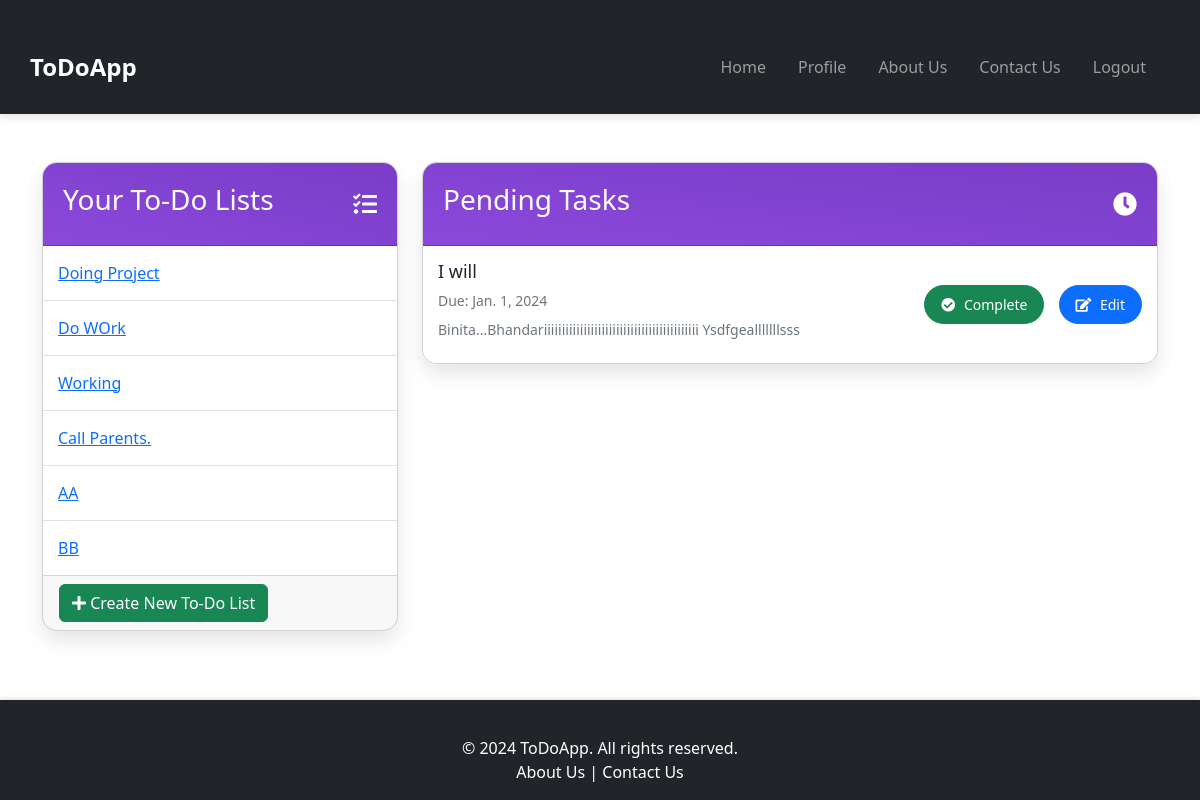
The app's page /home/ (signed in), older data.
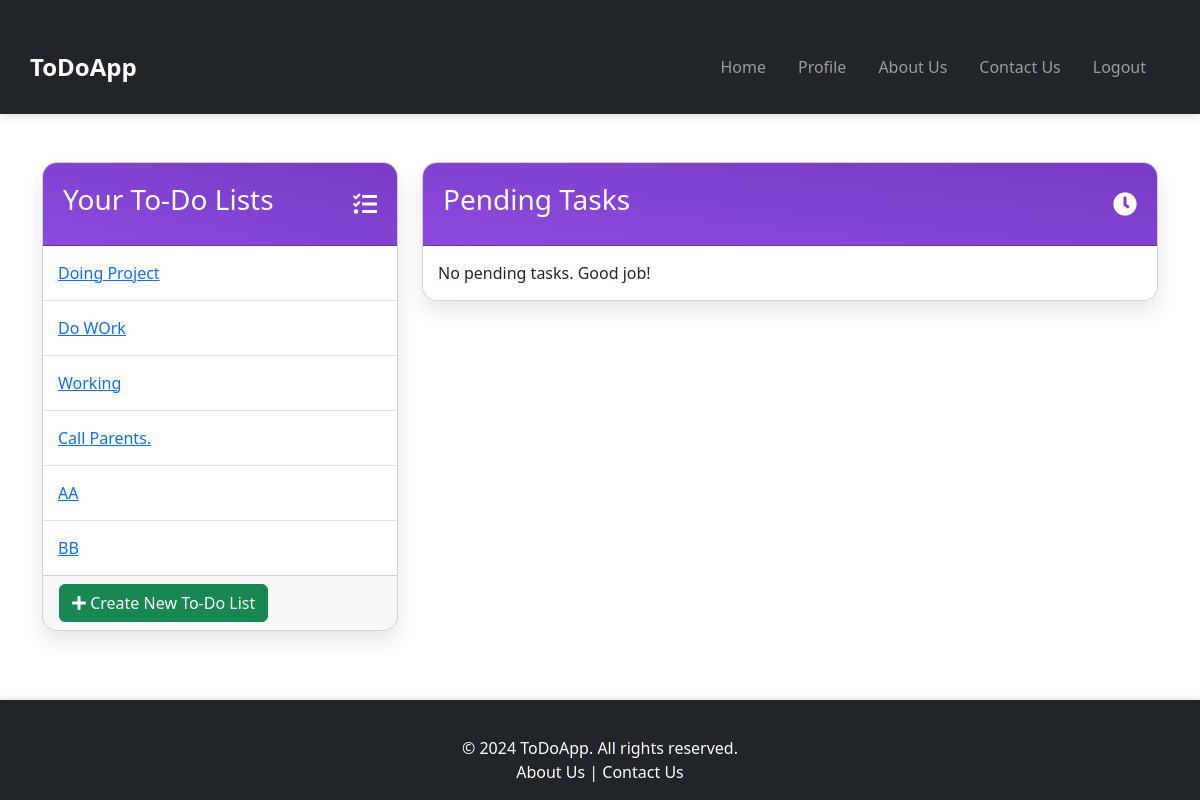
The same page, newer data.
### core/models.py (models this page shows, shortened)
class ToDoList(models.Model):
    title = models.CharField(max_length=200, blank=False, null=True, verbose_name="List Title:")
    description = models.TextField(blank=True, null=True, verbose_name="List Description")
    user = models.ForeignKey(User, on_delete=models.CASCADE, verbose_name="Owner")
    created_at = models.DateTimeField(default=timezone.now, verbose_name="Created At")

class Task(models.Model):
    title = models.CharField(max_length=200, blank=False, null=True, verbose_name="Task Title")
    description = models.TextField(blank=True, null=True, verbose_name="Task Description")
    due_date = models.DateField(blank=True, null=True, verbose_name="Due Date")
    category = models.ForeignKey(Category, on_delete=models.CASCADE, verbose_name="Category")
    priority = models.ForeignKey(Priority, on_delete=models.CASCADE, verbose_name="Priority Level")
    status = models.ForeignKey(Status, on_delete=models.CASCADE, verbose_name="Status", default=1)
    is_completed = models.BooleanField(default=False, verbose_name="Completed")
    created_at = models.DateTimeField(default=timezone.now, verbose_name="Created At")
    updated_at = models.DateTimeField(auto_now=True, verbose_name="Updated At")
    user = models.ForeignKey(User, on_delete=models.CASCADE, verbose_name="Assigned User")
    todo_list = models.ForeignKey(ToDoList, on_delete=models.CASCADE, related_name="tasks")

### core/views.py (the view)
# urls.py: path('home/', homepage, name='home'),
def homepage(request):
    if request.user.is_authenticated:
        todo_lists = ToDoList.objects.filter(user=request.user).select_related('user')
        tasks = Task.objects.filter(user = request.user, is_completed=False).order_by('due_date')
        context = {
            'todo_lists': todo_lists,
            'tasks':tasks
        }
        return render(request=request, template_name="ToDoApp/home.html", context=context)
    else:
        return render(request=request, template_name='ToDoApp/index.html')

### templates/ToDoApp/home.html (shortened to what this page needs)
{% extends 'ToDoApp/base.html' %}
{% load static %}
{% block head %}
<link rel="stylesheet" href="{% static 'css/home.css' %}">
<link rel="stylesheet" href="https://cdnjs.cloudflare.com/ajax/libs/font-awesome/5.15.4/css/all.min.css">
{% endblock %}
{% block content %}
<div class="container mt-5">
    <div class="row">
        <div class="col-md-4">
            <div class="card">
                <div class="card-header">
                    <h3>Your To-Do Lists</h3>
                    <i class="fas fa-tasks"></i>
                </div>
                <ul class="list-group list-group-flush">
                    {% for list in todo_lists %}
                    <li class="list-group-item">
                        <a href="{% url 'view_all_todolists'   %}">{{ list.title }}</a>
                    </li>
                    {% empty %}
                    <li class="list-group-item text-center">You have no to-do lists yet.</li>
                    {% endfor %}
                </ul>
                <div class="card-footer">
                    <a href="{% url 'create_todolist' %}" class="btn btn-success">
                        <i class="fas fa-plus"></i> Create New To-Do List
                    </a>
                </div>
            </div>
        </div>
        <div class="col-md-8">
            <div class="card">
                <div class="card-header">
                    <h3>Pending Tasks</h3>
                    <i class="fas fa-clock"></i>
                </div>
                <ul class="list-group list-group-flush">
                    {% if tasks %}
                        {% for task in tasks %}
                        <li class="list-group-item">
                            <div class="task-detail">
                                <h5>{{ task.title }}</h5>
                                <p>Due: {{ task.due_date }}</p>
                                <p>{{ task.description }}</p>
                            </div>
                            <div class="task-actions">
                                <a href="{% url 'mark_task_complete' task.id %}" class="btn btn-success"><i class="fas fa-check-circle"></i> Complete</a>
                                <a href="{% url 'update_task' task.id %}" class="btn btn-primary"><i class="fas fa-edit"></i> Edit</a>
                            </div>
                        </li>
                        {% endfor %}
                    {% else %}
                        <li class="list-group-item text-center">No pending tasks. Good job!</li>
                    {% endif %}
                </ul>
            </div>
        </div>
    </div>
</div>
{% endblock %}

Row changes from the older to the newer data that the page shows:
no longer on this page (row edited): Task: title "I will", due_date "Jan. 1, 2024", description "Binita...Bhandariiiiiiiiiiiiiiiiiiiiiiiiiiiiiiiiiiiiiiiiiii Ysdfgealllllllsss"
Text that changed along with them:
text now shown: "No pending tasks. Good job!"
